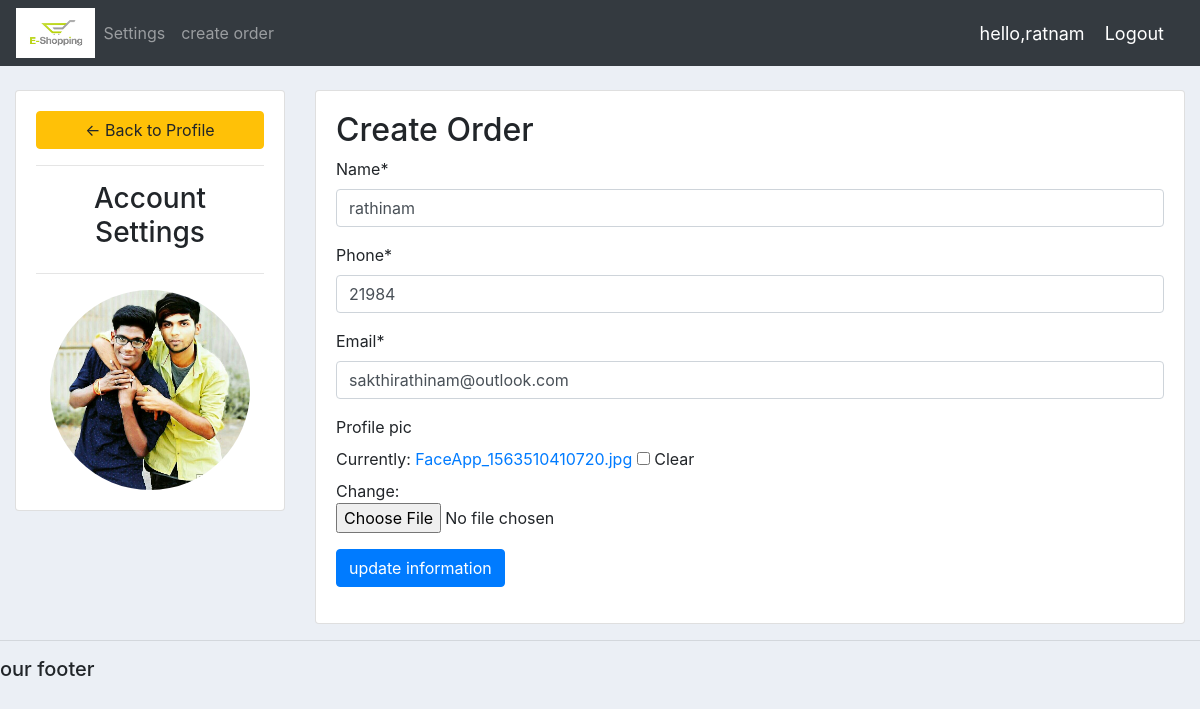
The app's page /settings/ (signed in) with its own data.
### amazonapp/models.py (models this page shows, shortened)
class Customer(models.Model):
	user=models.OneToOneField(User,null=True,blank=True,on_delete=models.CASCADE)
	name = models.CharField(max_length=50,null=True)
	phone = models.CharField(max_length=50,null=True)
	email = models.EmailField(null=True)
	profile_pic=models.ImageField(default="profile1.png",null=True,blank=True)
	Date_created = models.DateTimeField(auto_now_add=True,null=True)

### amazonapp/decorators.py (the view)
		def wrapper_func(request,*args,**kwargs):
			group=None
			if request.user.groups.exists():
				group=request.user.groups.all()[0].name
			if group in allowed_roles:
				return view_func(request,*args,**kwargs)
			else:
				return HttpResponse("you are not a authorized user to view this page")

### amazonapp/forms.py
class CustomerForm(ModelForm):
	class Meta:
		model=Customer
		fields='__all__'
		exclude=['user']

### amazonapp/views.py (called while the page is built)
@login_required(login_url='login')
@allowed_users(allowed_roles=['customer'])
def accountSettings(request):
	customer=request.user.customer
	form=CustomerForm(instance=customer)
	if request.method=='POST':
		form=CustomerForm(request.POST,request.FILES,instance=customer)
		if form.is_valid():
			form.save()
	context={'form':form}
	return render(request,'html/accountsettings.html',context)

### templates/html/accountsettings.html (shortened to what this page needs)
{%  extends 'html/main.html' %}
{% load static %}
{% block content %}
{% load crispy_forms_tags %}
<br>
<div class="row">
	<div class="col-md-3">
		<div class="card card-body">
			<a class="btn btn-warning" href="{% url 'home' %}"> &#8592; Back to Profile</a>
			<hr>
			<h3 style="text-align: center">Account Settings</h3>
			<hr>
			<img class="profile-pic" src="{{request.user.customer.profile_pic.url}}" >
		</div>
	</div>
	<div class="col-md-9">
		<div class="card">
			<div class="card-body">
				<h2>Create Order</h2>
				<form method="post" enctype="multipart/form-data">
					{{form|crispy}}
					<button type="submit" class="btn btn-primary">update information</button>
				</form>
			</div>
		</div>
	</div>
</div>
{% endblock content %}

### templates/html/navbar.html (shortened to what this page needs)
{% load static %}
<nav class="navbar navbar-expand-lg navbar-dark bg-dark">
  <img src="{% static 'images/logo.jpg' %}" height=50 widht=50 id="img">
  <div class="collapse navbar-collapse" id="navbarNav">
    <ul class="navbar-nav">
      {% if request.user.is_staff %}
      <li class="nav-item active">
        <a class="nav-link" href="{% url 'home' %}">Home</a>
      </li>
      <li class="nav-item">
        <a class="nav-link" href="#">customers</a>
      </li>
      <li class="nav-item">
        <a class="nav-link" href="{% url 'products' %}">Products</a>
      </li>
      {% else %}
        <li class="nav-item">
          <a class="nav-link" href="{% url 'settings' %}">Settings</a>
        </li>
        <li class="nav-item">
          <a class="nav-link" href="{% url 'createorderr' %}">create order</a>
        </li>
      {% endif %}
    </ul>
  </div>
  <span class="hello-msg">hello,{{request.user}}</span>
  <span> <a class="hello-msg" href="{% url 'logout' %}">Logout</a></span>
</nav>

### static/css/main.css (style rules this page uses)
body { background-color: #ebeff5; }
#img { background-color: #ebeff5; }

### templates/html/navbar.html (style rules this page uses)
.hello-msg { font-size: 18px; color: #fff; margin-right: 20px; }

### templates/html/accountsettings.html (style rules this page uses)
.profile-pic { max-width: 200px; max-height:200px; margin: 0 auto; border-radius: 50%; }

### records on screen
Customer: name "rathinam", phone "21984", email "sakthirathinam@outlook.com"

### other values on screen
{{ request.user }} "ratnam"
